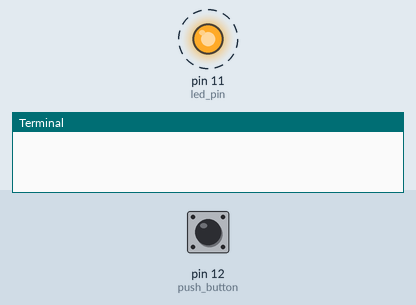
Simulated run of this program. Board: Raspberry Pi (header pin numbers). Parts: output pins drawn as LEDs (lit = HIGH), the last lines printed to the terminal. Dashed ring = blinking. Inputs (shaded band) come from the test bench; at power-on: pin 12 (push_button) HIGH.

Above: at 0.9 s.
1.3 s: pin 12 (push_button) pulled LOW for 0.5 s
At 2.7 s:
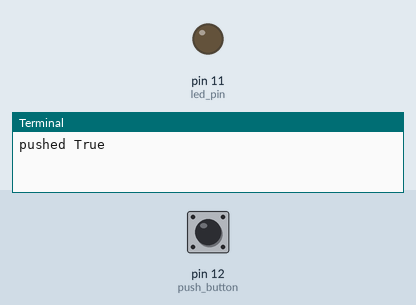
3.3 s: pin 12 (push_button) pulled LOW for 1 s
At 4.4 s:
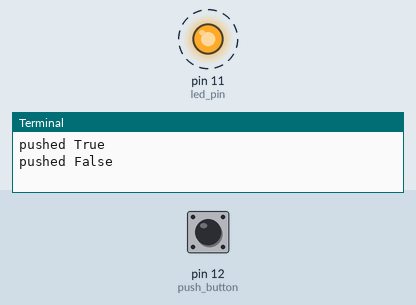
Timing chart, 0 to 12.3 s (numbered marks = the images above; inputs shaded):
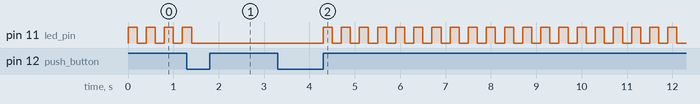

Measured:
- after the input at 1.3 s, pin 11 (led_pin): goes on until 1.4 s, then stays LOW
- after the input at 3.3 s, pin 11 (led_pin): alternates HIGH for 0.20 s and LOW for 0.20 s, starting after 1.0 s
- by itself, pin 11 (led_pin): alternates HIGH for 0.20 s and LOW for 0.20 s

The program:

blink_button.py
```python
import RPi.GPIO as GPIO
import time

led_pin = 11    # pin11
led_blink = True
push_button = 12

GPIO.setmode(GPIO.BOARD)       # referera till GPIO-pinnarnas fysisk plats
GPIO.setup(led_pin, GPIO.OUT)   # anvand LedPin som output
GPIO.setup(push_button, GPIO.IN, pull_up_down=GPIO.PUD_UP)   # anvand LedPin som output


while True:
    push_button_value = GPIO.input(push_button)

    if push_button_value == False:
        print("pushed", led_blink)
        if led_blink == True:
            led_blink = False
        else:
            led_blink = True
        time.sleep(1)

    if led_blink == True:
        GPIO.output(led_pin, GPIO.HIGH)  # led on
        time.sleep(0.2)
        GPIO.output(led_pin, GPIO.LOW) # led off
        time.sleep(0.2)
```
